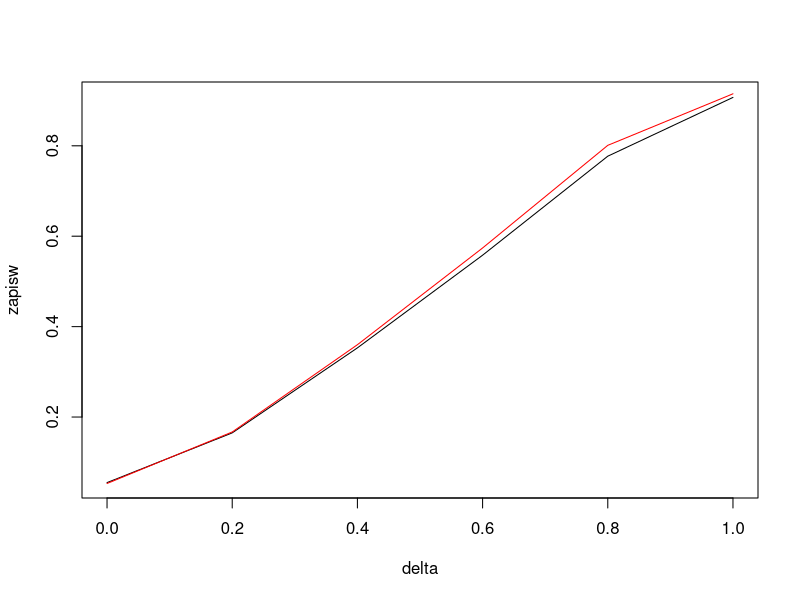
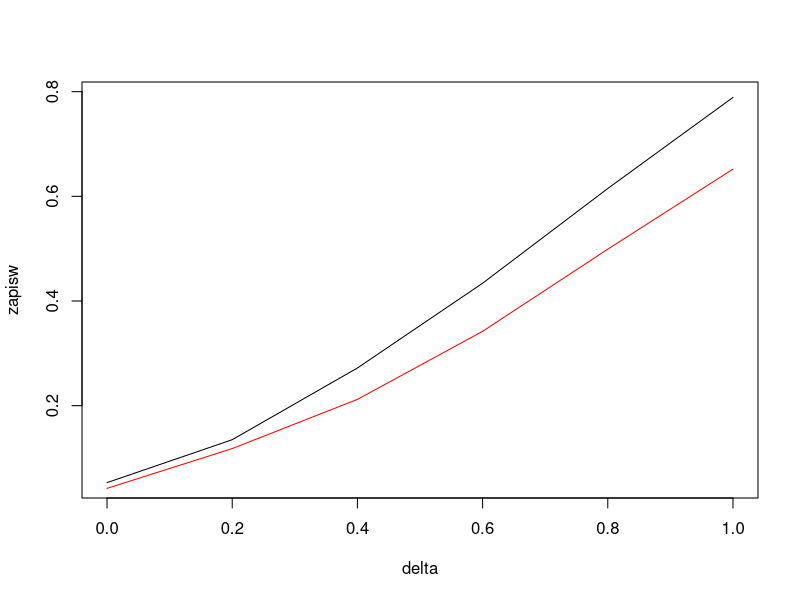

The R script that drew these images, in order:
## ---- chunk 1
set.seed(275951)
M <- 1000
n <- 20
m <- 20
alpha <- 0.05
delta <- c(0, 0.2, 0.4, 0.6, 0.8, 1)
## ---- chunk 2
zapisw <- c()
zapist <- c()
for (i in delta){
  countw <- 0
  countt <- 0
  for (j in 1:M){
    x <- rnorm(n)
    y <- rnorm(m, i)
    
    w <- wilcox.test(x,y,alternative="less",exact=FALSE,correct=FALSE)
    t <- t.test(x,y,alternative="less",var.equal = TRUE)
    
    if (w$p.value < alpha){countw <- countw + 1}
    if (t$p.value < alpha){countt <- countt + 1}
  }
  zapist <- c(zapist, countt / M)
  zapisw <- c(zapisw, countw / M)
}
## ---- chunk 3
cat("delta Moc testu Wilcoxona Moc testu t-Studenta Lepszy test\n")
for (i in 1:6){
  lepszy <- ""
  if(zapist[i] < zapisw[i]){
    lepszy <- "W"
  }
  else{lepszy <- "T"}
  cat(zapist[i]," ",zapisw[i]," ",lepszy ,"\n")
}
## ---- chunk 4
plot(delta, zapisw, type = "l")
lines(delta, zapist, col="red")
## ---- chunk 5
P95 <-function(){rbinom(m,1,0.95)}
P90 <-function(){rbinom(m,1,0.90)}
N05 <-function(){rnorm(m,0.5,1)}
N8 <-function(){rnorm(m,8,1)}
N12 <-function(){rnorm(m,12,1)}
N20 <-function(){rnorm(m,20,1)}
## ---- chunk 6
zapisw2 <- c()
zapist2 <- c()

countw <- 0
countt <- 0
for (j in 1:M){
  x <- rnorm(n)
  y <- rnorm(m, 0.5)
  
  w <- wilcox.test(x,y,alternative="less",exact=FALSE,correct=FALSE)
  t <- t.test(x,y,alternative="less",var.equal = TRUE)
  
  if (w$p.value < alpha){countw <- countw + 1}
  if (t$p.value < alpha){countt <- countt + 1}
}
zapist2 <- c(zapist2, countt / M)
zapisw2 <- c(zapisw2, countw / M)
## ---- chunk 7
countw <- 0
countt <- 0
for (j in 1:M){
  x <- rnorm(n)
  temp <- P95()
  y <- temp*N05() + (1-temp)*N8()
  
  w <- wilcox.test(x,y,alternative="less",exact=FALSE,correct=FALSE)
  t <- t.test(x,y,alternative="less",var.equal = TRUE)
  
  if (w$p.value < alpha){countw <- countw + 1}
  if (t$p.value < alpha){countt <- countt + 1}
}
zapist2 <- c(zapist2, countt / M)
zapisw2 <- c(zapisw2, countw / M)
## ---- chunk 8
countw <- 0
countt <- 0
for (j in 1:M){
  x <- rnorm(n)
  temp <- P90()
  y <- temp*N05() + (1-temp)*N8()
  
  w <- wilcox.test(x,y,alternative="less",exact=FALSE,correct=FALSE)
  t <- t.test(x,y,alternative="less",var.equal = TRUE)
  
  if (w$p.value < alpha){countw <- countw + 1}
  if (t$p.value < alpha){countt <- countt + 1}
}
zapist2 <- c(zapist2, countt / M)
zapisw2 <- c(zapisw2, countw / M)
## ---- chunk 9
countw <- 0
countt <- 0
for (j in 1:M){
  x <- rnorm(n)
  temp <- P95()
  y <- temp*N05() + (1-temp)*N12()
  
  w <- wilcox.test(x,y,alternative="less",exact=FALSE,correct=FALSE)
  t <- t.test(x,y,alternative="less",var.equal = TRUE)
  
  if (w$p.value < alpha){countw <- countw + 1}
  if (t$p.value < alpha){countt <- countt + 1}
}
zapist2 <- c(zapist2, countt / M)
zapisw2 <- c(zapisw2, countw / M)
## ---- chunk 10
countw <- 0
countt <- 0
for (j in 1:M){
  x <- rnorm(n)
  temp <- P90()
  y <- temp*N05() + (1-temp)*N12()
  
  w <- wilcox.test(x,y,alternative="less",exact=FALSE,correct=FALSE)
  t <- t.test(x,y,alternative="less",var.equal = TRUE)
  
  if (w$p.value < alpha){countw <- countw + 1}
  if (t$p.value < alpha){countt <- countt + 1}
}
zapist2 <- c(zapist2, countt / M)
zapisw2 <- c(zapisw2, countw / M)
## ---- chunk 11
countw <- 0
countt <- 0
for (j in 1:M){
  x <- rnorm(n)
  temp <- P95()
  y <- temp*N05() + (1-temp)*N20()
  
  w <- wilcox.test(x,y,alternative="less",exact=FALSE,correct=FALSE)
  t <- t.test(x,y,alternative="less",var.equal = TRUE)
  
  if (w$p.value < alpha){countw <- countw + 1}
  if (t$p.value < alpha){countt <- countt + 1}
}
zapist2 <- c(zapist2, countt / M)
zapisw2 <- c(zapisw2, countw / M)
## ---- chunk 12
cat("delta Moc testu Wilcoxona Moc testu t-Studenta Lepszy test\n")
for (i in 1:6){
  lepszy <- ""
  if(zapist2[i] < zapisw2[i]){
    lepszy <- "W"
  }
  else{lepszy <- "T"}
  cat(zapist2[i]," ",zapisw2[i]," ",lepszy, "\n")
}
## ---- chunk 13
zapisw <- c()
zapist <- c()
for (i in delta){
  countw <- 0
  countt <- 0
  for (j in 1:M){
    x <- rt(n, df=3)
    y <- rt(m, df=3) + i
    
    w <- wilcox.test(x,y,alternative="less",exact=FALSE,correct=FALSE)
    t <- t.test(x,y,alternative="less",var.equal = TRUE)
    
    if (w$p.value < alpha){countw <- countw + 1}
    if (t$p.value < alpha){countt <- countt + 1}
  }
  zapist <- c(zapist, countt / M)
  zapisw <- c(zapisw, countw / M)
}
## ---- chunk 14
cat("delta Moc testu Wilcoxona Moc testu t-Studenta Lepszy test\n")
for (i in 1:6){
    lepszy <- ""
  if(zapist[i] < zapisw2[i]){
    lepszy <- "W"
  }
  else{lepszy <- "T"}
  cat(zapist[i]," ",zapisw[i]," ",lepszy, "\n")
}
## ---- chunk 15
plot(delta, zapisw, type = "l")
lines(delta, zapist, col="red")
